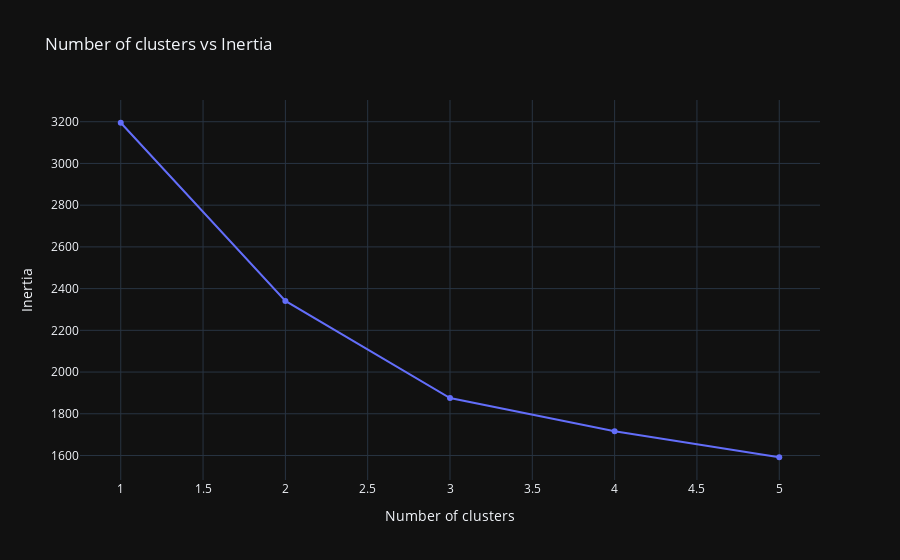

Notebook source saved alongside this figure:
### Markdown cell above
By using the elbow method below, I found the optimal number of clusters with the inertia lowering gradually to be 3. In this case however, I'll use two clusters for binary classification as I'm only interested in clustering positive and negative cases.

### Code cell
ks = range(1, 6)
inertias = []

for k in ks:
    model = KMeans(n_clusters=k)
    
    model.fit(pca_df)
    
    # Append the inertia to the list of inertias
    inertias.append(model.inertia_)

fig = px.line(x=ks, y=inertias, markers=True, title='Optimal number of clusters', template='plotly_dark')
fig.update_layout(title='Number of clusters vs Inertia')
fig.update_xaxes(title_text="Number of clusters")
fig.update_yaxes(title_text="Inertia")
fig.show()

### Figure 1 — Plotly figure (JSON) as saved in the notebook; plotly's stock layout.template omitted (floating-point values rounded to 4 significant figures)
{"data": [{"hovertemplate": "x=%{x}<br>y=%{y}<extra></extra>", "legendgroup": "", "line": {"color": "#636efa", "dash": "solid"}, "marker": {"symbol": "circle"}, "mode": "lines+markers", "name": "", "orientation": "v", "showlegend": false, "type": "scatter", "x": [1, 2, 3, 4, 5], "xaxis": "x", "y": [3195.0, 2341.0, 1875.0, 1716.0, 1592.0], "yaxis": "y"}], "layout": {"legend": {"tracegroupgap": 0}, "title": {"text": "Number of clusters vs Inertia"}, "xaxis": {"anchor": "y", "domain": [0, 1], "title": {"text": "Number of clusters"}}, "yaxis": {"anchor": "x", "domain": [0, 1], "title": {"text": "Inertia"}}}}
